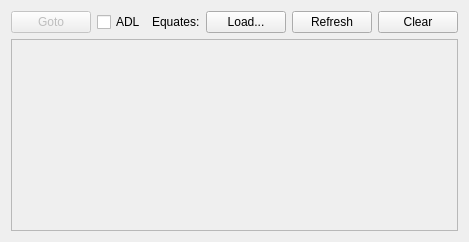
      <widget class="QWidget" name="tab_12">
       <attribute name="title">
        <string>Disassembly</string>
       </attribute>
       <layout class="QVBoxLayout" name="verticalLayout_32">
        <item>
         <layout class="QHBoxLayout" name="horizontalLayout">
          <property name="bottomMargin">
           <number>0</number>
          </property>
          <item>
           <widget class="QPushButton" name="buttonGoto">
            <property name="enabled">
             <bool>false</bool>
            </property>
            <property name="sizePolicy">
             <sizepolicy hsizetype="Minimum" vsizetype="Fixed">
              <horstretch>0</horstretch>
              <verstretch>0</verstretch>
             </sizepolicy>
            </property>
            <property name="focusPolicy">
             <enum>Qt::NoFocus</enum>
            </property>
            <property name="text">
             <string>Goto</string>
            </property>
            <property name="icon">
             <iconset resource="resources.qrc">
              <normaloff>:/icons/resources/icons/goto.png</normaloff>:/icons/resources/icons/goto.png</iconset>
            </property>
           </widget>
          </item>
          <item>
           <widget class="QCheckBox" name="checkADLDisasm">
            <property name="text">
             <string>ADL</string>
            </property>
            <property name="checked">
             <bool>false</bool>
            </property>
            <property name="tristate">
             <bool>true</bool>
            </property>
           </widget>
          </item>
          <item>
           <spacer name="horizontalSpacer">
            <property name="orientation">
             <enum>Qt::Horizontal</enum>
            </property>
            <property name="sizeType">
             <enum>QSizePolicy::MinimumExpanding</enum>
            </property>
            <property name="sizeHint" stdset="0">
             <size>
              <width>0</width>
              <height>20</height>
             </size>
            </property>
           </spacer>
          </item>
          <item>
           <widget class="QLabel" name="labelEquates">
            <property name="text">
             <string>Equates:</string>
            </property>
           </widget>
          </item>
          <item>
           <widget class="QPushButton" name="buttonAddEquateFile">
            <property name="sizePolicy">
             <sizepolicy hsizetype="Minimum" vsizetype="Fixed">
              <horstretch>0</horstretch>
              <verstretch>0</verstretch>
             </sizepolicy>
            </property>
            <property name="focusPolicy">
             <enum>Qt::NoFocus</enum>
            </property>
            <property name="text">
             <string>Load...</string>
            </property>
           </widget>
          </item>
          <item>
           <widget class="QPushButton" name="buttonRefreshEquates">
            <property name="focusPolicy">
             <enum>Qt::NoFocus</enum>
            </property>
            <property name="text">
             <string>Refresh</string>
            </property>
           </widget>
          </item>
          <item>
           <widget class="QPushButton" name="buttonClearEquates">
            <property name="sizePolicy">
             <sizepolicy hsizetype="Minimum" vsizetype="Fixed">
              <horstretch>0</horstretch>
              <verstretch>0</verstretch>
             </sizepolicy>
            </property>
            <property name="focusPolicy">
             <enum>Qt::NoFocus</enum>
            </property>
            <property name="text">
             <string>Clear</string>
            </property>
           </widget>
          </item>
         </layout>
        </item>
        <item>
         <widget class="DataWidget" name="disassemblyView">
          <property name="enabled">
           <bool>false</bool>
          </property>
          <property name="sizePolicy">
           <sizepolicy hsizetype="Expanding" vsizetype="MinimumExpanding">
            <horstretch>0</horstretch>
            <verstretch>0</verstretch>
           </sizepolicy>
          </property>
          <property name="mouseTracking">
           <bool>false</bool>
          </property>
          <property name="contextMenuPolicy">
           <enum>Qt::CustomContextMenu</enum>
          </property>
          <property name="documentTitle">
           <string notr="true"/>
          </property>
          <property name="undoRedoEnabled">
           <bool>false</bool>
          </property>
          <property name="lineWrapMode">
           <enum>QPlainTextEdit::NoWrap</enum>
          </property>
          <property name="readOnly">
           <bool>true</bool>
          </property>
          <property name="plainText">
           <string notr="true"/>
          </property>
          <property name="textInteractionFlags">
           <set>Qt::TextSelectableByMouse</set>
          </property>
          <property name="centerOnScroll">
           <bool>false</bool>
          </property>
          <property name="placeholderText">
           <string>Open debugger to view disassembly...</string>
          </property>
         </widget>
        </item>
       </layout>
      </widget>
